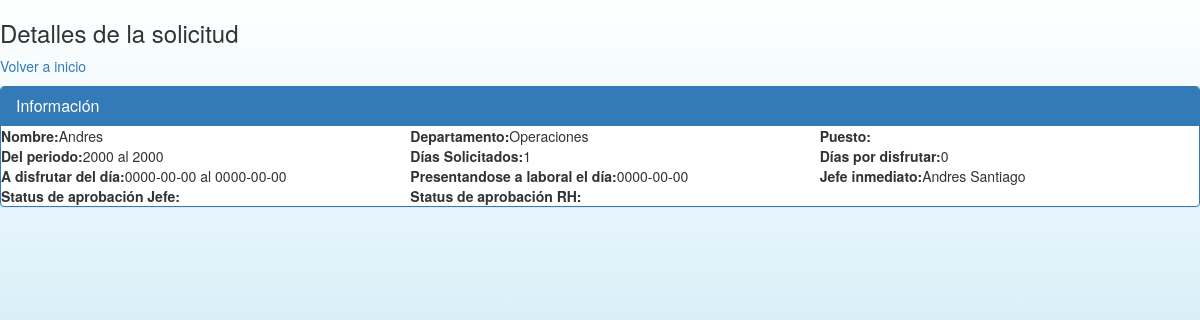
/vacations.php?idvacacion=1 (signed in), run on the app's committed database.
### tables this page shows
CREATE TABLE `vacaciones` (
  `idvacacion` int(11) NOT NULL,
  `nombre` varchar(100) NOT NULL,
  `departamento` varchar(50) NOT NULL,
  `puesto` varchar(50) NOT NULL,
  `dias_periodo1` int(80) NOT NULL,
  `dias_periodo2` int(80) NOT NULL,
  `dias_solicitados` int(11) NOT NULL,
  `dias_disfrutar` int(11) NOT NULL,
  `fecha_disfrutar1` date NOT NULL,
  `fecha_disfrutar2` date NOT NULL,
  `fecha_regreso` date NOT NULL,
  `jefe_inmediato` varchar(100) NOT NULL,
  `status_aprobacion_jefe` varchar(50) NOT NULL,
  `status_aprobacion_rh` varchar(50) NOT NULL,
  `fecha_peticion` timestamp NOT NULL DEFAULT CURRENT_TIMESTAMP ON UPDATE CURRENT_TIMESTAMP
);

### globals/globals.php (called while the page is built)
<?php
    $urlbase = "http://". $_SERVER['HTTP_HOST'] ;
    ?>

### vacations.php (the view, shortened to what this page needs)
<?php
require(dirname(__FILE__) . "/globals/dbconnect.php");
include(dirname(__FILE__) . "/globals/globals.php");
?>
<html>
<head>
	<link rel="stylesheet" href="https://maxcdn.bootstrapcdn.com/bootstrap/3.3.7/css/bootstrap.min.css">
	<link rel="stylesheet" href="styles/profilestyle.css">
	<link rel="stylesheet" href="https://maxcdn.bootstrapcdn.com/font-awesome/4.7.0/css/font-awesome.min.css">
</head>
<h3>Detalles de la solicitud</h3>
<a href=<?php echo "$urlbase" . "/people/home.php";  ?>><p>Volver a inicio</p></a>
</html>
<?php
$vacquery="select * from vacaciones where idvacacion=" . $_GET['idvacacion'];
$vacresult=mysqli_query($con,$vacquery);
while($vacrow=mysqli_fetch_array($vacresult)){
              $nombre=$vacrow['nombre'];
              $departamento=$vacrow['departamento'];
              $puesto=$vacrow['puesto'];
               $diasperiodo1=$vacrow['dias_periodo1'];
              $diasperiodo2=$vacrow['dias_periodo2'];
              $diassolicitados=$vacrow['dias_solicitados'];
              $diasdisfrutar=$vacrow['dias_disfrutar'];
              $fechadisfrutar1=$vacrow['fecha_disfrutar1'];
              $fechadisfrutar2=$vacrow['fecha_disfrutar2'];
              $fecharegreso=$vacrow['fecha_regreso'];
              $jefeinmediato=$vacrow['jefe_inmediato'];
              $status_aprobacion_jefe=$vacrow['status_aprobacion_jefe'];
              $status_aprobacion_rh=$vacrow['status_aprobacion_rh'];
echo "
		<form action='' method='POST'>
		<div class='panel panel-primary'>
		";
echo 	"
		<div class='panel-heading clickable'>
			<h3 class='panel-title'>Información</h3>
		</div>
		<div class='row'>
			<div class='col-sm-4'>
			<strong>Nombre:</strong>$nombre
			</div>
			<div class='col-sm-4'>
			<strong>Departamento:</strong>$departamento
			</div>
			<div class='col-sm-4'>
			<strong>Puesto:</strong>$puesto
			</div>
			<div class='col-sm-4'>
			<strong>Del periodo:</strong>$diasperiodo1 al $diasperiodo2
			</div>
			<div class='col-sm-4'>
			<strong>Días Solicitados:</strong>$diassolicitados
			</div>
			<div class='col-sm-4'>
			<strong>Días por disfrutar:</strong>$diasdisfrutar
			</div>
			<div class='col-sm-4'>
			<strong>A disfrutar del día:</strong>$fechadisfrutar1 al $fechadisfrutar2
			</div>
			<div class='col-sm-4'>
			<strong>Presentandose a laboral el día:</strong>$fecharegreso
			</div>
			<div class='col-sm-4'>
			<strong>Jefe inmediato:</strong>$jefeinmediato
			</div>
			<div class='col-sm-4'>
			<strong>Status de aprobación Jefe:</strong>$status_aprobacion_jefe
			</div>
			<div class='col-sm-4'>
			<strong>Status de aprobación RH:</strong>$status_aprobacion_rh
			</div>
		</div>
</form>
	  </div>
";
}
?>

### styles/profilestyle.css (style rules this page uses)
html, body { position: relative; height: 100%; margin: 0; padding: 0; }

### data on the page
vacaciones: nombre "Andres", departamento "Operaciones", dias_periodo1 "2000", dias_periodo2 "2000", dias_solicitados "1", dias_disfrutar "0", fecha_disfrutar1 "0000-00-00", fecha_disfrutar2 "0000-00-00", fecha_regreso "0000-00-00", jefe_inmediato "Andres Santiago"
